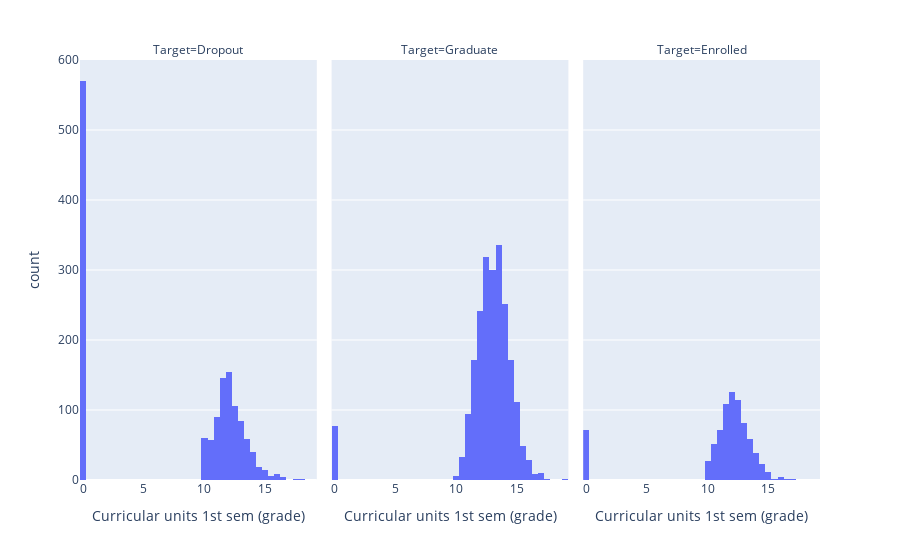

Here is the notebook cell this chart was saved with:
### Code cell
target_first_sem_hist = px.histogram(df, x = "Curricular units 1st sem (grade)", facet_col = "Target")
target_first_sem_hist.show()

#Those who did not take units were more likely to dropout

### Figure 1 — Plotly figure (JSON) as saved in the notebook; plotly's stock layout.template omitted (floating-point values rounded to 4 significant figures; data arrays with more than 128 entries replaced by an {"elided": "..."} marker saying what was removed)
{"data": [{"alignmentgroup": "True", "bingroup": "x", "hovertemplate": "Target=Dropout<br>Curricular units 1st sem (grade)=%{x}<br>count=%{y}<extra></extra>", "legendgroup": "", "marker": {"color": "#636efa", "pattern": {"shape": ""}}, "name": "", "offsetgroup": "", "orientation": "v", "showlegend": false, "type": "histogram", "x": {"elided": "1421 float values"}, "xaxis": "x", "yaxis": "y"}, {"alignmentgroup": "True", "bingroup": "x", "hovertemplate": "Target=Graduate<br>Curricular units 1st sem (grade)=%{x}<br>count=%{y}<extra></extra>", "legendgroup": "", "marker": {"color": "#636efa", "pattern": {"shape": ""}}, "name": "", "offsetgroup": "", "orientation": "v", "showlegend": false, "type": "histogram", "x": {"elided": "2209 float values"}, "xaxis": "x2", "yaxis": "y2"}, {"alignmentgroup": "True", "bingroup": "x", "hovertemplate": "Target=Enrolled<br>Curricular units 1st sem (grade)=%{x}<br>count=%{y}<extra></extra>", "legendgroup": "", "marker": {"color": "#636efa", "pattern": {"shape": ""}}, "name": "", "offsetgroup": "", "orientation": "v", "showlegend": false, "type": "histogram", "x": {"elided": "794 float values"}, "xaxis": "x3", "yaxis": "y3"}], "layout": {"annotations": [{"font": {}, "showarrow": false, "text": "Target=Dropout", "x": 0.16, "xanchor": "center", "xref": "paper", "y": 1, "yanchor": "bottom", "yref": "paper"}, {"font": {}, "showarrow": false, "text": "Target=Graduate", "x": 0.5, "xanchor": "center", "xref": "paper", "y": 1, "yanchor": "bottom", "yref": "paper"}, {"font": {}, "showarrow": false, "text": "Target=Enrolled", "x": 0.84, "xanchor": "center", "xref": "paper", "y": 1, "yanchor": "bottom", "yref": "paper"}], "barmode": "relative", "legend": {"tracegroupgap": 0}, "margin": {"t": 60}, "xaxis": {"anchor": "y", "domain": [0, 0.32], "title": {"text": "Curricular units 1st sem (grade)"}}, "xaxis2": {"anchor": "y2", "domain": [0.34, 0.66], "matches": "x", "title": {"text": "Curricular units 1st sem (grade)"}}, "xaxis3": {"anchor": "y3", "domain": [0.68, 1.0], "matches": "x", "title": {"text": "Curricular units 1st sem (grade)"}}, "yaxis": {"anchor": "x", "domain": [0, 1], "title": {"text": "count"}}, "yaxis2": {"anchor": "x2", "domain": [0, 1], "matches": "y", "showticklabels": false}, "yaxis3": {"anchor": "x3", "domain": [0, 1], "matches": "y", "showticklabels": false}}}
